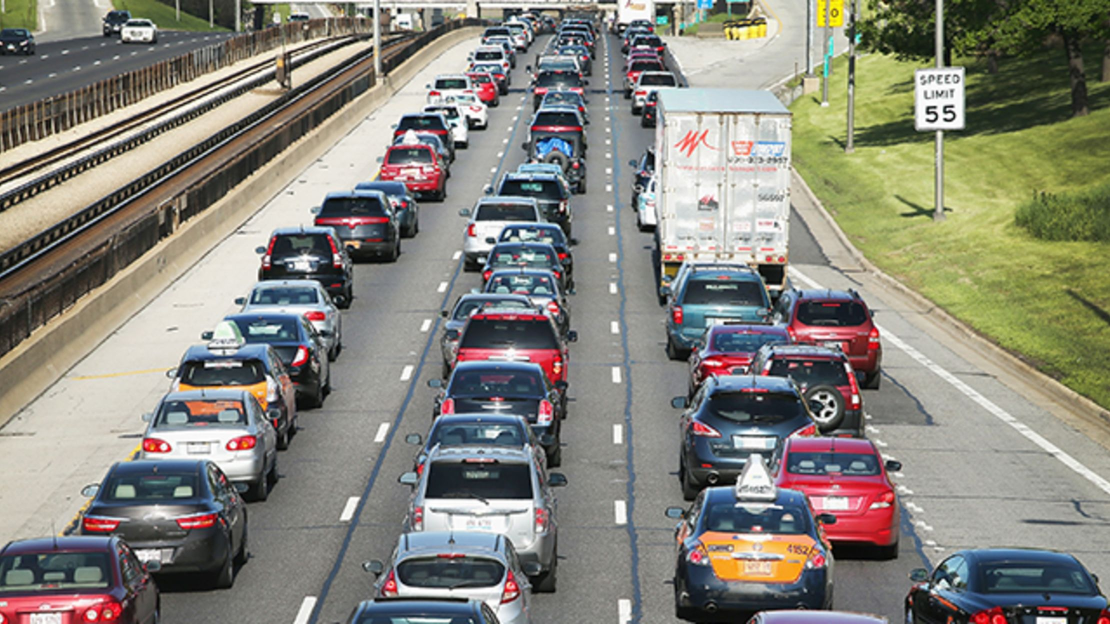
#> input picture Electra Hackathon/car.jpg, 2220 x 1248 px, given in place of video.mp4, which was not available (shown at 1/2 size)
$ jupyter execute Untitled2.ipynb
#> lines starting #> are read from the running program, lines starting #| are printed output that depends on the picture; pictures that were not available may be replaced by others from this repository, and a replacement may not be noted
[cell 1]
import cv2
import numpy as np
from time import sleep

largura_min=80 #Largura minima do retangulo
altura_min=80 #Altura minima do retangulo

offset=6 #Erro permitido entre pixel

pos_linha=550 #Posição da linha de contagem

delay= 60 #FPS do vídeo

detec = []
carros= 0


def pega_centro(x, y, w, h):
    x1 = int(w / 2)
    y1 = int(h / 2)
    cx = x + x1
    cy = y + y1
    return cx,cy

cap = cv2.VideoCapture('video.mp4')
subtracao = cv2.bgsegm.createBackgroundSubtractorMOG()

while True:
    ret , frame1 = cap.read()
#> frame1 is the input picture: shape (1248, 2220, 3); mean B, G, R 123.3, 133, 134.7
    tempo = float(1/delay)
    sleep(tempo)
    grey = cv2.cvtColor(frame1,cv2.COLOR_BGR2GRAY)
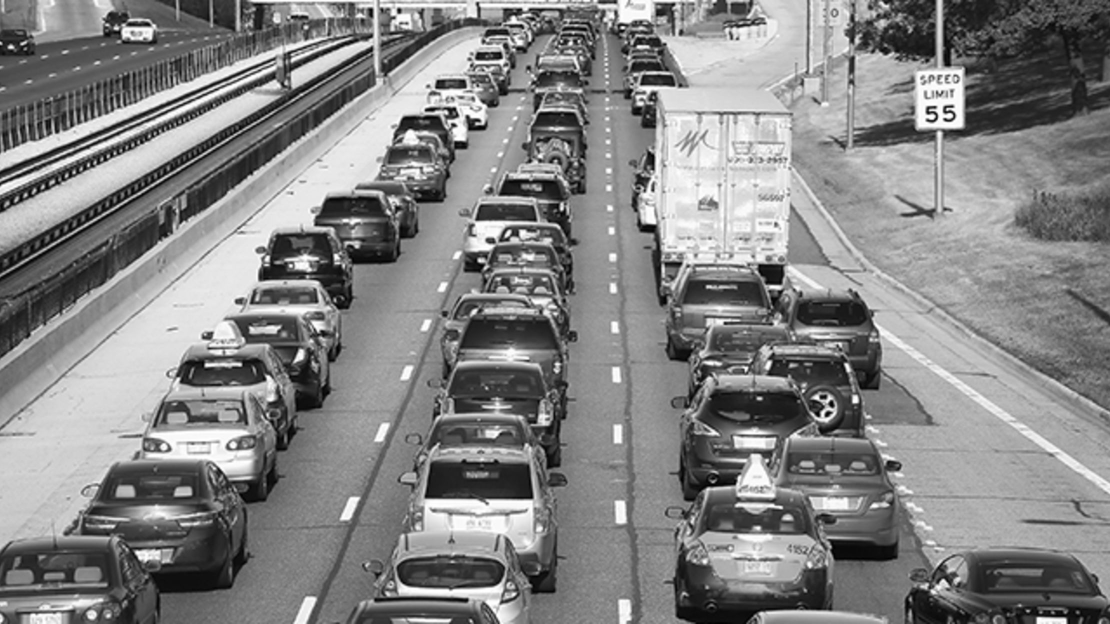
#> grey: shape (1248, 2220) (shown at 1/2 size); min 0, max 255, mean 132.4
    blur = cv2.GaussianBlur(grey,(3,3),5)
    img_sub = subtracao.apply(blur)
#> img_sub: shape (1248, 2220); every value is 0
    dilat = cv2.dilate(img_sub,np.ones((5,5)))
    kernel = cv2.getStructuringElement(cv2.MORPH_ELLIPSE, (5, 5))
    dilatada = cv2.morphologyEx (dilat, cv2. MORPH_CLOSE , kernel)
    dilatada = cv2.morphologyEx (dilatada, cv2. MORPH_CLOSE , kernel)
    contorno,h=cv2.findContours(dilatada,cv2.RETR_TREE,cv2.CHAIN_APPROX_SIMPLE)
#> contorno = []; h = None

    cv2.line(frame1, (25, pos_linha), (1200, pos_linha), (255,127,0), 3)
    for(i,c) in enumerate(contorno):
        (x,y,w,h) = cv2.boundingRect(c)
        validar_contorno = (w >= largura_min) and (h >= altura_min)
        if not validar_contorno:
            continue

        cv2.rectangle(frame1,(x,y),(x+w,y+h),(0,255,0),2)
        centro = pega_centro(x, y, w, h)
        detec.append(centro)
        cv2.circle(frame1, centro, 4, (0, 0,255), -1)

        for (x,y) in detec:
            if y<(pos_linha+offset) and y>(pos_linha-offset):
                carros+=1
                cv2.line(frame1, (25, pos_linha), (1200, pos_linha), (0,127,255), 3)
                detec.remove((x,y))
                print("car is detected : "+str(carros))
#> this loop made 0 passes
#> after the loop, carros = 0; detec = []

    cv2.putText(frame1, "VEHICLE COUNT : "+str(carros), (450, 70), cv2.FONT_HERSHEY_SIMPLEX, 2, (0, 0, 255),5)
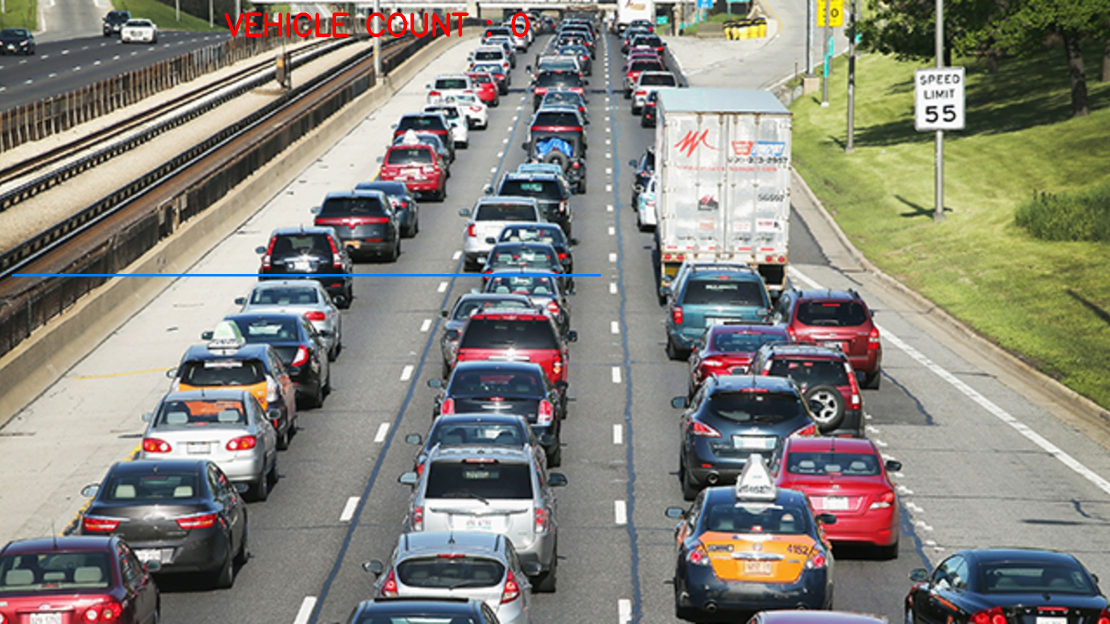
#> frame1: shape (1248, 2220, 3) (shown at 1/2 size); mean B, G, R 123.2, 132.7, 134.9
    cv2.imshow("Video Original" , frame1)
    cv2.imshow("Detectar",dilatada)

    if cv2.waitKey(1) == 27:
#> (key Esc is pressed here)
        break

cv2.destroyAllWindows()
cap.release()

$ run again, on Electra Hackathon/download.jpg
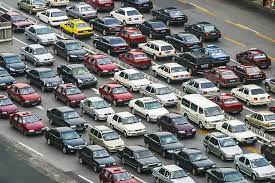
#> input picture Electra Hackathon/download.jpg, 275 x 183 px, given in place of video.mp4, which was not available
#> frame1 is the input picture: shape (183, 275, 3); mean B, G, R 116.4, 116.8, 117.2
#> `grey = cv2.cvtColor(frame1,cv2.COLOR_BGR2GRAY)`:
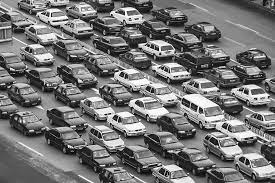
#> grey: shape (183, 275); min 0, max 255, mean 116.9
#> `blur = cv2.GaussianBlur(grey,(3,3),5)`:
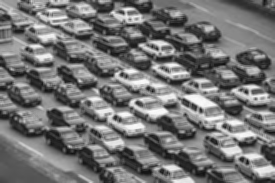
#> blur: shape (183, 275); min 17, max 251, mean 116.9
#> img_sub: shape (183, 275); every value is 0
#> contorno = []; h = None
#> after the loop `for(i,c) in enumerate(contorno):`: carros = 0; detec = []
